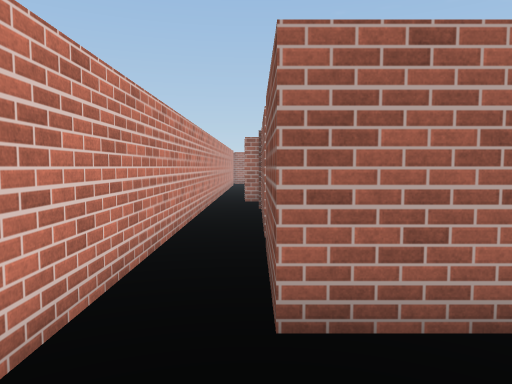
view 1 (above)

12 first-person views from a walk through a 3-D level made in the Unity game engine. The camera is 1.4 m above the floor, tilts 4° down and sees 70° across. The floor is counted in squares, 1 m on a side. Each view is taken from the middle of a square. On the plan, view 1 faces up. The plan holds only what a view shows up to about 16 squares ahead; the rest is blank. The place goes on beyond the plan. The player is left out. Door leaves are left out, so doorways stand open. Some surface patterns are stand-ins.

view 2
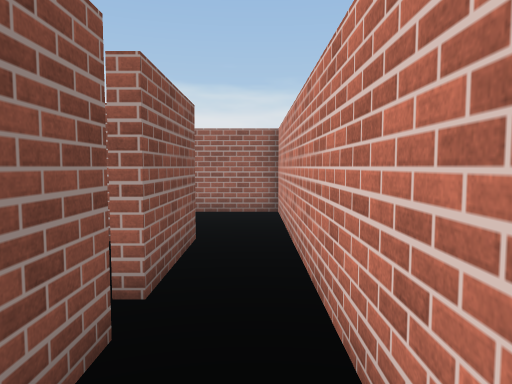

view 3
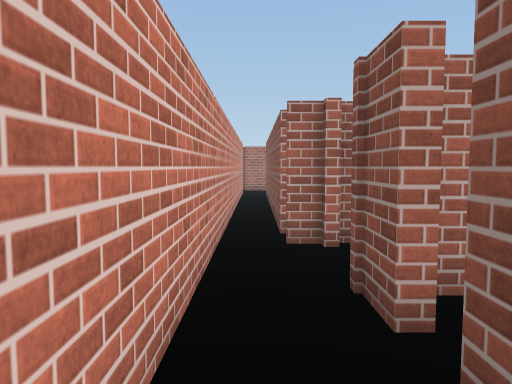

view 4
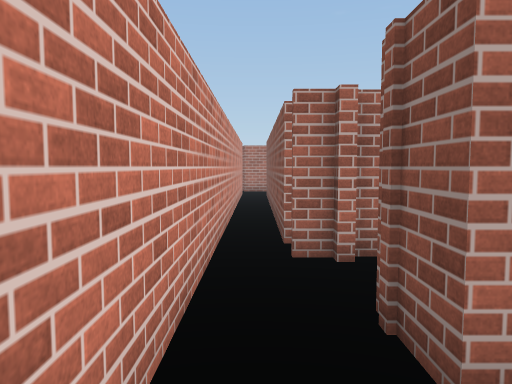

view 5
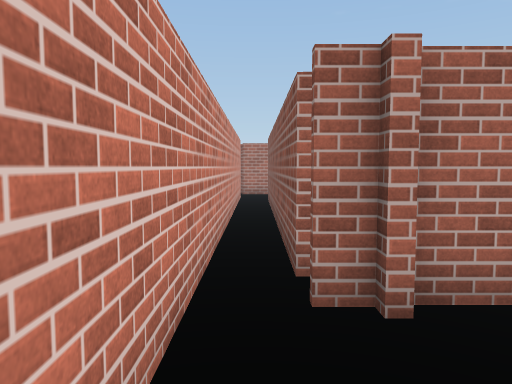

view 6
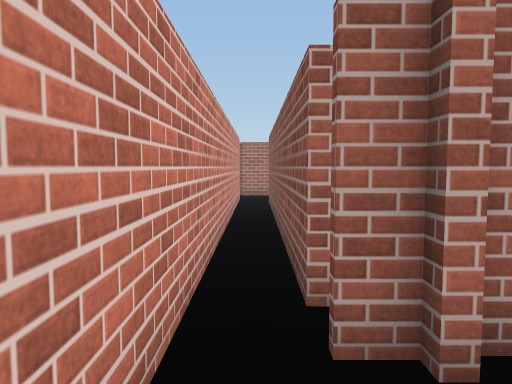

view 7
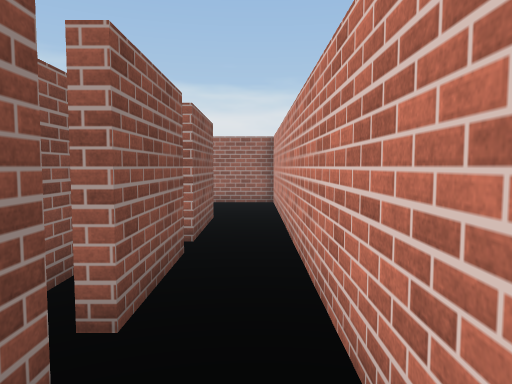

view 8
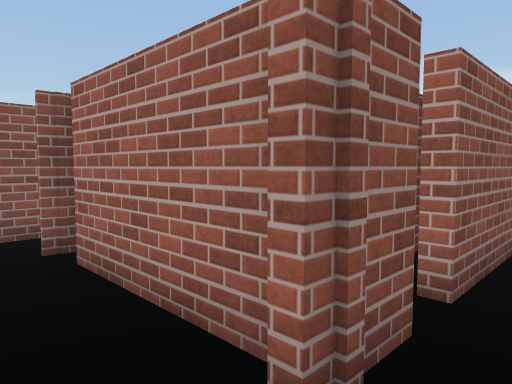

view 9
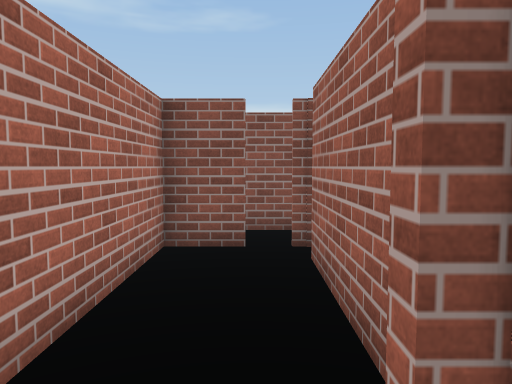

view 10
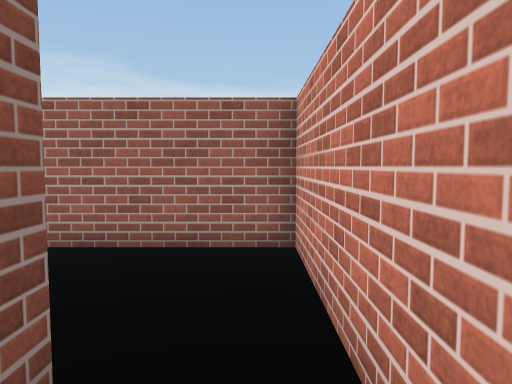

view 11
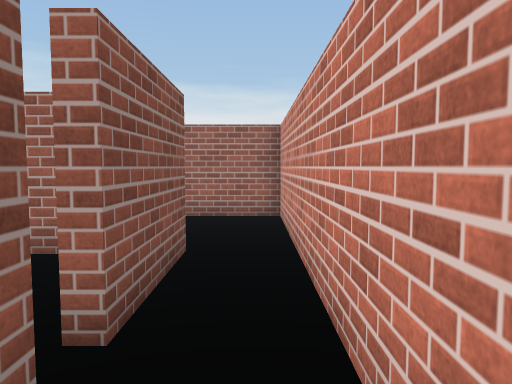

view 12
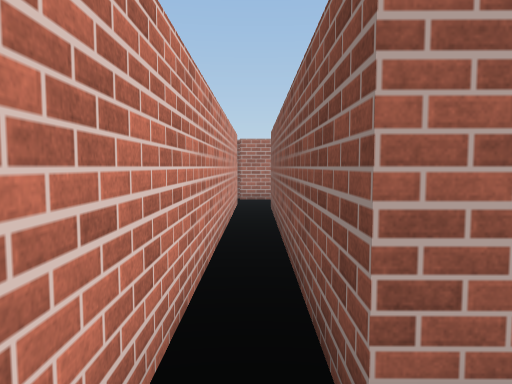

### Floor plan
Ten units are one square. View 1 is at (0, 0); x grows to the right and y downward. Boxes are objects, and circles mark ways between rooms. Rooms are numbered by the first view taken in them; rooms with no view inside come last. Other rooms are left out.
<svg viewBox="-22 -279 80 297">
<path fill="none" stroke="#000" d="M22 -30 2 -30M-17 -24 -17 13 26 13M2 -156 -5 -156 -5 -264M2 -146 -5 -146M6 -122 45 -122M2 -110 2 -125M53 -131 53 -146 5 -146M2 -71 2 -100M-17 -274 -17 -74M2 -30 2 -62 6 -62M-17 -74 -17 -24"/>
<circle cx="-10" cy="-30" r="3" fill="#2a7"/>
<circle cx="-10" cy="-80" r="3" fill="#2a7"/>
<text x="10" y="-10">1</text>
<text x="-10" y="-160">2</text>
<text x="-10" y="-50">3</text>
</svg>
Room 1 opens to room 3. Room 2 opens to room 3.

Where each view was taken, in squares from view 1:
view 1: 0 up, 0 right, facing up
view 2: 10 up, 1 left, facing down
view 3: 8 up, 1 left, facing up
view 4: 9 up, 1 left, facing up
view 5: 11 up, 1 left, facing up
view 6: 12 up, 1 left, facing up
view 7: 13 up, 1 left, facing down
view 8: 14 up, 1 left, facing down-right
view 9: 13 up, 1 left, facing right
view 10: 5 up, 1 left, facing down
view 11: 9 up, 1 left, facing down
view 12: 14 up, 1 left, facing up
